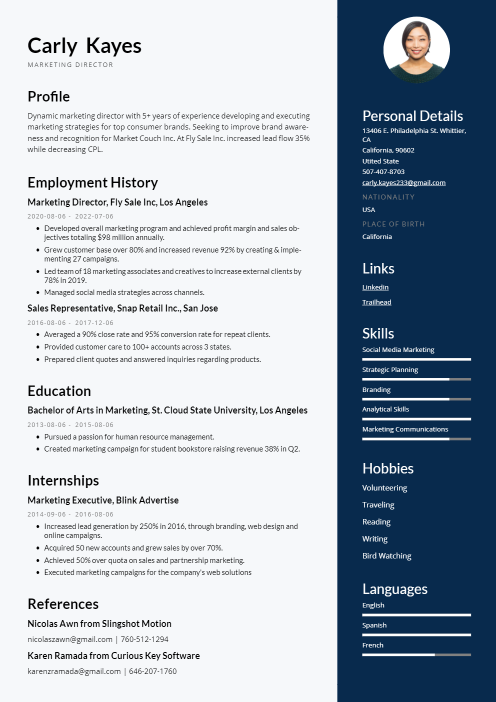
#> input picture frontend/src/assets/template.png, 992 x 1403 px (shown at 1/2 size)
$ python -i extractImage.py   (imports and definitions only)
#> lines starting #> are read from the running program, lines starting #| are printed output that depends on the picture
# pip install pymupdf opencv-python numpy pillow

import fitz  # PyMuPDF
import os
import cv2
import numpy as np
import base64
import io
from PIL import Image

# [43 lines left out: function resize_and_compress_image, not called in this run]


def is_simple_color_image(image_bytes):
    """Check if the image has simple color (possibly an avatar)"""
    temp_image_path = "temp_image.png"
    with open(temp_image_path, "wb") as temp_img_file:
        temp_img_file.write(image_bytes)

    image = cv2.imread(temp_image_path)
    hsv = cv2.cvtColor(image, cv2.COLOR_BGR2HSV)

    lower_hue = np.array([0, 20, 20])
    upper_hue = np.array([25, 255, 255])
    mask = cv2.inRange(hsv, lower_hue, upper_hue)

    color_ratio = cv2.countNonZero(mask) / (image.shape[0] * image.shape[1])
   # print("color_ratio", color_ratio)
    os.remove(temp_image_path)
    return color_ratio > 0.1


# [36 lines left out: function extract_images_from_pdf, not called in this run]

>>> import cv2
>>> picture = cv2.imread('../../../frontend/src/assets/template.png', cv2.IMREAD_GRAYSCALE)
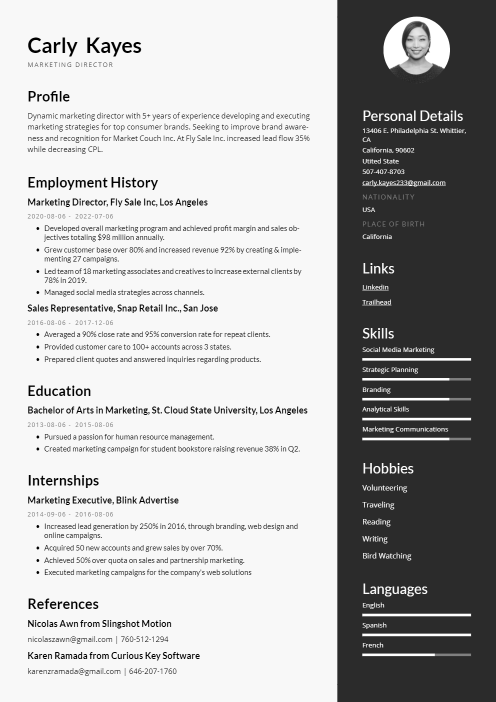
#> picture: shape (1403, 992) (shown at 1/2 size); min 0, max 255, mean 179.8
#> (the run stopped early here; a loop or call above may not have finished)
